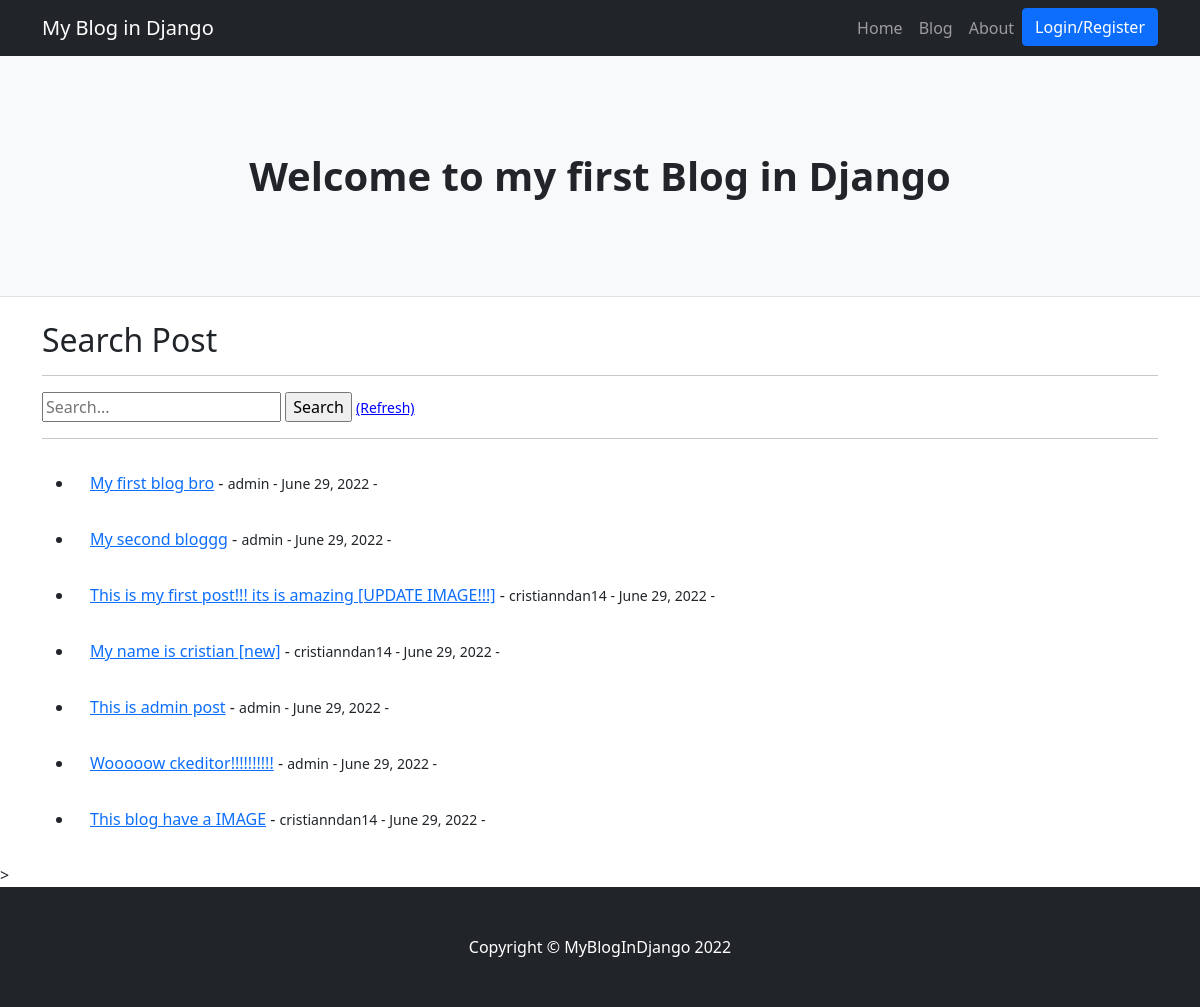
The app's page /, older data.
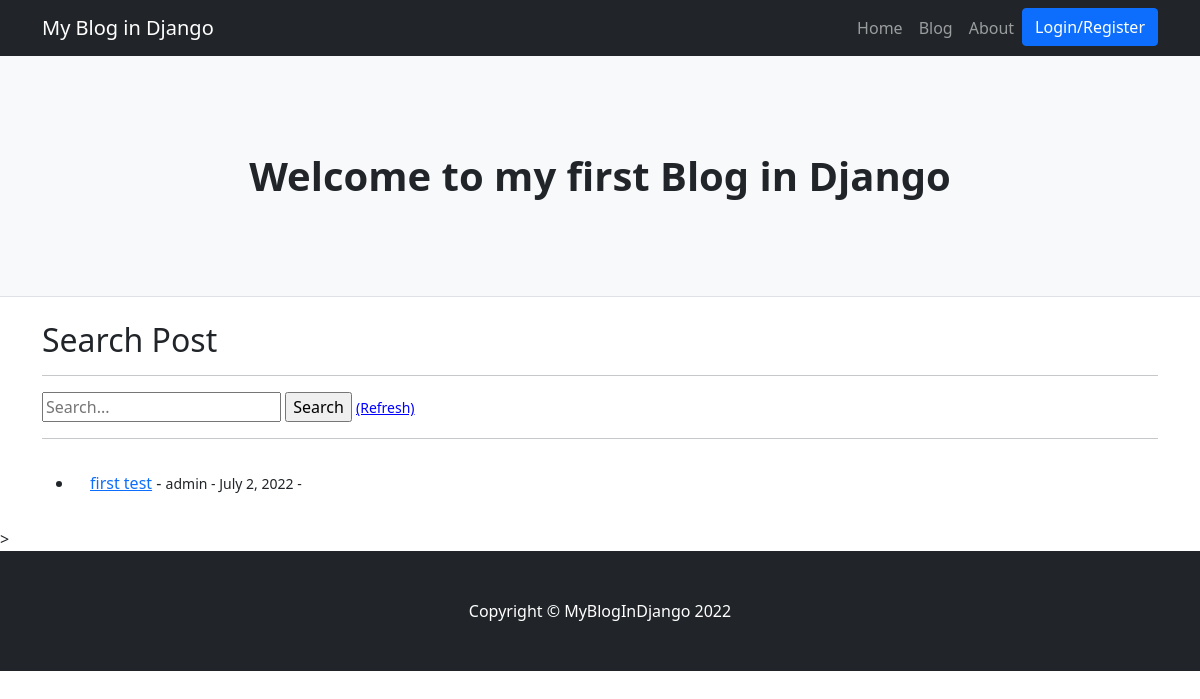
The same page, newer data.
### pages/models.py (models this page shows, shortened)
class Post(models.Model):
    title = models.CharField(max_length=60, blank=False)
    header_image = models.ImageField(null=True, blank=True, upload_to="images/")
    subtitle = models.CharField(max_length=130, blank=False, null=True)
    title_tag = models.CharField(max_length=60)
    author = models.ForeignKey(User, on_delete=models.CASCADE)
    body = RichTextField(blank=True, null=True)
    post_date = models.DateField(auto_now_add=True)
    def __str__(self):
        return self.title + ' | ' + str(self.author)

### home/views.py (the view)
# urls.py: path('', views.index, name='main'),
def index(request):
    avatar_ctx = get_avatar_url_ctx(request)
    context_dict = {**avatar_ctx}
    posts = Post.objects.all()
    context_dict.update({
        'posts': posts,
    })
    print('context_dict: ', context_dict)
    return render(
        request=request,
        context=context_dict,
        template_name="home/main.html"
    )

### home/views.py (called while the page is built)
def get_avatar_url_ctx(request):
    avatars = Avatar.objects.filter(user=request.user.id)
    if avatars.exists():
        return {"url": avatars[0].image.url}
    return {}

### home/templates/home/main.html (shortened to what this page needs)
{% extends "home/index.html" %}
{% load static %}
{% block blog_project_content %}
<div class="container">
    <h2>Search Post</h2>
    <hr>
    <form action="/search" method="GET">
        <div>
            <input type="text" name="search_param" id="posts_or_author" placeholder="Search..."
            >
            <input type="submit" value="Search">
            <small><a style="color: blue" href="{% url 'home:main' %}"> (Refresh) </a></small>
        </div>
    </form>
    <hr>
    {% if posts %}
    <ul>
        {% for post in posts %}
        <li>
            <div class="card-body">
                <a href="{% url 'page:post-detail' post.id %}">{{post.title}}</a> -
                <small>
                {{post.author}} -
                {{ post.post_date }} -
                </small>
            </div>
        </li>
        {% endfor %}
    </ul>
    {% else %}
    <h2>No hay blogs aún</h2>
    {% endif %}
</div>>
{% endblock %}

### home/templates/home/index.html (shortened to what this page needs)
<!DOCTYPE html>
<html lang="en">
    <head>
        {% load static %}
        <link href="{% static 'home/css/styles.css' %}" rel="stylesheet" />
    </head>
    <body>
        <nav class="navbar navbar-expand-lg navbar-dark bg-dark">
            <div class="container">
                <a class="navbar-brand" href="{% url 'home:main' %}">My Blog in Django</a>
                <div class="collapse navbar-collapse" id="navbarSupportedContent">
                    <ul class="navbar-nav ms-auto mb-2 mb-lg-0">
                        <li class="nav-item"><a class="nav-link" aria-current="page" href="{% url 'home:main' %}">Home</a></li>
                        <li class="nav-item"><a class="nav-link" href="{% url 'page:post-list' %}">Blog</a></li>
                        <li class="nav-item"><a class="nav-link" href="{% url 'page:about-page' %}">About</a></li>
                        {% if user.is_authenticated %}
                        <li class="nav-item"><a class="nav-link" href="{% url 'account:profile-detail' %}">Profile</a></li>
                        <li class="nav-item"><a class="btn btn-secondary" href="{% url 'account:account-logout' %}">Logout</a></li>
                        {% else %}
                        <li class="nav-item"><a class="btn btn-primary" href="{% url 'account:account-login' %}">Login/Register</a></li>
                        {% endif %}
                    </ul>
                </div>
            </div>
        </nav>
        <header class="py-5 bg-light border-bottom mb-4">
            <div class="container">
                <div class="text-center my-5">
                    <h1 class="fw-bolder"> Welcome to my first Blog in Django</h1>
                </div>
            </div>
        </header>
        {% block blog_project_content %}
        {% endblock %}
        <footer class="py-5 bg-dark">
            <div class="container"><p class="m-0 text-center text-white">Copyright &copy; MyBlogInDjango 2022</p></div>
        </footer>
    </body>
</html>

Row changes from the older to the newer data that the page shows:
removed Post: title "My first blog bro", author "admin", post_date "June 29, 2022"
removed Post: title "My second bloggg", author "admin", post_date "June 29, 2022"
removed Post: title "This is my first post!!! its is amazing [UPDATE IMAGE!!!]", author "cristianndan14", post_date "June 29, 2022"
removed Post: title "My name is cristian [new]", author "cristianndan14", post_date "June 29, 2022"
removed Post: title "This is admin post", author "admin", post_date "June 29, 2022"
removed Post: title "Wooooow ckeditor!!!!!!!!!!", author "admin", post_date "June 29, 2022"
removed Post: title "This blog have a IMAGE", author "cristianndan14", post_date "June 29, 2022"
added Post: title "first test", author "admin", post_date "July 2, 2022"
